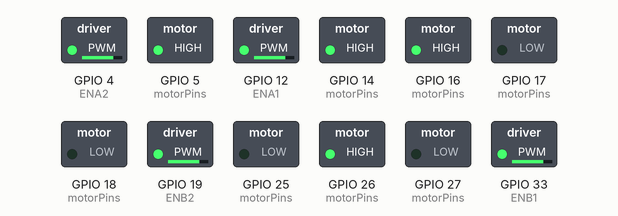
Recording of a sketch running on a simulated ESP32. Shown: switched loads named in the sketch (green lamp = pin HIGH).

Above: at 0.05 s.
At 4.5 s:
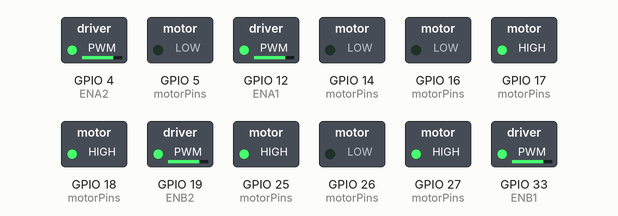
At 8.95 s:
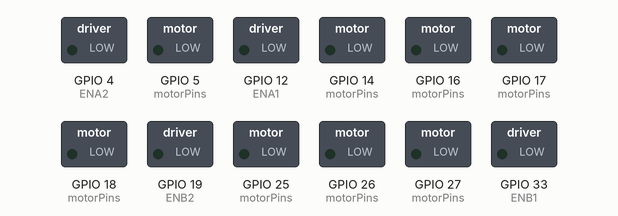
Timing chart, 0 to 11.7 s (numbered marks = the images above):
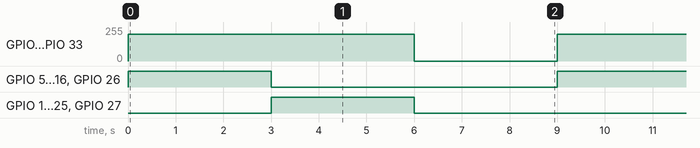

Measured:
- by itself, GPIO 4 (ENA2), GPIO 12 (ENA1), GPIO 19 (ENB2), GPIO 33 (ENB1): alternates 199/255 for 6.0 s and 0/255 for 3.0 s
- by itself, GPIO 5 (motorPins), GPIO 14 (motorPins), GPIO 16 (motorPins), GPIO 17 (motorPins), GPIO 18 (motorPins), GPIO 25 (motorPins), GPIO 26 (motorPins), GPIO 27 (motorPins): alternates HIGH for 3.0 s and LOW for 6.0 s

The sketch:

prueba_omni.ino
```cpp
// Puente H #1 - Lado izquierdo
#define ENA1  12   // PWM
#define IN1   14
#define IN2   27

#define ENB1  33   // PWM
#define IN3   26
#define IN4   25

// Puente H #2 - Lado derecho
#define ENA2  4    // PWM
#define IN5   16
#define IN6   17

#define ENB2  19   // PWM
#define IN7   5
#define IN8   18

// Canales PWM
#define PWM_FREQ    1000
#define PWM_RES     8
#define PWM_CH_ENA1 0
#define PWM_CH_ENB1 1
#define PWM_CH_ENA2 2
#define PWM_CH_ENB2 3

void setup() {
  // Configurar pines como salida
  int motorPins[] = {IN1, IN2, IN3, IN4, IN5, IN6, IN7, IN8};
  for (int i = 0; i < 8; i++) {
    pinMode(motorPins[i], OUTPUT);
  }

  // Configurar PWM para los 4 EN
  ledcSetup(PWM_CH_ENA1, PWM_FREQ, PWM_RES);
  ledcAttachPin(ENA1, PWM_CH_ENA1);

  ledcSetup(PWM_CH_ENB1, PWM_FREQ, PWM_RES);
  ledcAttachPin(ENB1, PWM_CH_ENB1);

  ledcSetup(PWM_CH_ENA2, PWM_FREQ, PWM_RES);
  ledcAttachPin(ENA2, PWM_CH_ENA2);

  ledcSetup(PWM_CH_ENB2, PWM_FREQ, PWM_RES);
  ledcAttachPin(ENB2, PWM_CH_ENB2);
}

// Funciones para control
void motorForward(int in1, int in2) {
  digitalWrite(in1, HIGH);
  digitalWrite(in2, LOW);
}

void motorBackward(int in1, int in2) {
  digitalWrite(in1, LOW);
  digitalWrite(in2, HIGH);
}

void motorStop(int in1, int in2) {
  digitalWrite(in1, LOW);
  digitalWrite(in2, LOW);
}

void loop() {
  int speed = 200; // Velocidad PWM (0 a 255)

  // -------- MOVER HACIA ADELANTE --------
  motorForward(IN1, IN2);   // Motor 1
  motorForward(IN3, IN4);   // Motor 2
  motorForward(IN5, IN6);   // Motor 3
  motorForward(IN7, IN8);   // Motor 4

  // Enviar PWM
  ledcWrite(PWM_CH_ENA1, speed);
  ledcWrite(PWM_CH_ENB1, speed);
  ledcWrite(PWM_CH_ENA2, speed);
  ledcWrite(PWM_CH_ENB2, speed);

  delay(3000); // 3 segundos hacia adelante

  // -------- CAMBIO DE SENTIDO: HACIA ATRÁS --------
  motorBackward(IN1, IN2);  // Motor 1
  motorBackward(IN3, IN4);  // Motor 2
  motorBackward(IN5, IN6);  // Motor 3
  motorBackward(IN7, IN8);  // Motor 4

  delay(3000); // 3 segundos hacia atrás

  // -------- DETENER TODO --------
  motorStop(IN1, IN2);
  motorStop(IN3, IN4);
  motorStop(IN5, IN6);
  motorStop(IN7, IN8);

  // Apagar PWM
  ledcWrite(PWM_CH_ENA1, 0);
  ledcWrite(PWM_CH_ENB1, 0);
  ledcWrite(PWM_CH_ENA2, 0);
  ledcWrite(PWM_CH_ENB2, 0);

  delay(3000); // 3 segundos en reposo
}
```
